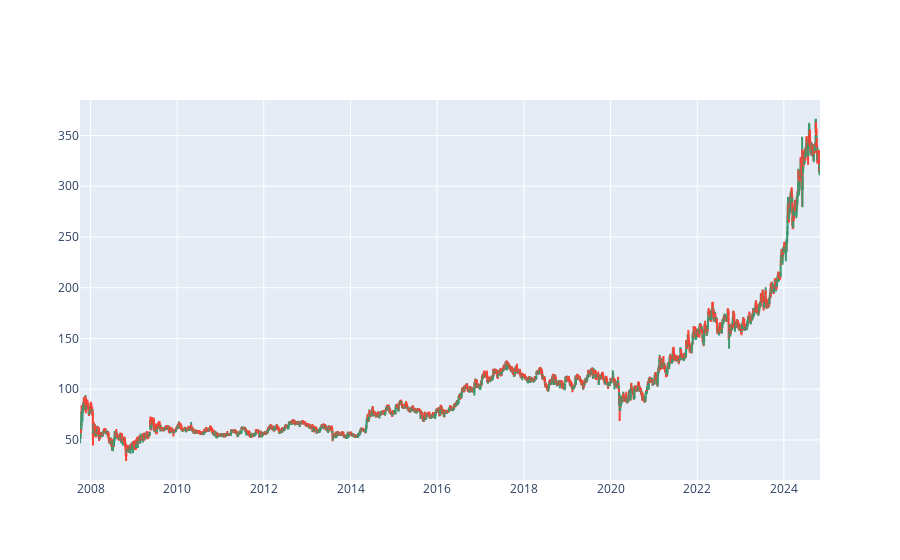

Source (notebook cell):
### Markdown cell above
# Candlestick Chart

### Code cell
import plotly.graph_objects as go

fig = go.Figure(data=[go.Candlestick(x=data01['Date'], open=data01['Open'], high=data01['High'], 
                                    low=data01['Low'], close=data01['Close'])])
fig.update_layout(xaxis_rangeslider_visible=False)  # Remove range slider
fig.show()  # Display the candlestick chart

### Figure 1 — Plotly figure (JSON) as saved in the notebook; plotly's stock layout.template omitted (floating-point values rounded to 4 significant figures; data arrays with more than 128 entries replaced by an {"elided": "..."} marker saying what was removed)
{"data": [{"close": {"elided": "4209 str values"}, "high": {"elided": "4209 str values"}, "low": {"elided": "4209 str values"}, "open": {"elided": "4209 str values"}, "type": "candlestick", "x": {"elided": "4209 str values"}}], "layout": {"xaxis": {"rangeslider": {"visible": false}}}}
